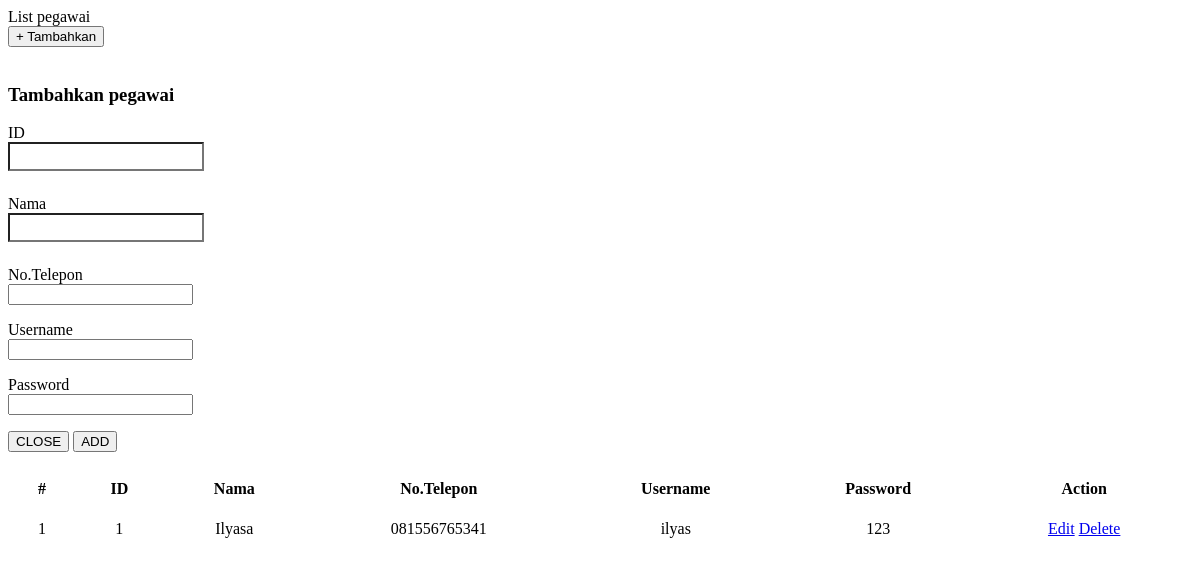
/page/master/pegawai/pegawai.php, run on the app's committed database.
### tables this page shows
CREATE TABLE `pegawai` (
  `id_peg` int(10) NOT NULL,
  `nama_peg` varchar(30) NOT NULL,
  `notelp_peg` varchar(15) NOT NULL,
  `username_peg` varchar(50) DEFAULT NULL,
  `pass_peg` varchar(50) DEFAULT NULL
);

### page/master/pegawai/pegawai.php (the view, shortened to what this page needs)
<?php
include('koneksi.php');
$select_pegawai	= mysqli_query($koneksi, "SELECT * FROM pegawai");
?>
<div class="list-jenis">
    <div class="row">
        <div class="col-sm-12">
        <section class="panel panel-default">
            <div class="panel panel-heading">List pegawai</div>
                <div class="panel panel-body">
                        <button type="button" class="btn btn-primary" data-toggle="modal" data-target="#regis-em"> + Tambahkan </button>
                        <br /> <br />
                        <div class="modal fade" id="regis-em" data-bs-backdrop="static" data-bs-keyboard="false" tabindex="-1" aria-labelledby="staticBackdropLabel" aria-hid_pegden="true">
                            <div class="modal-dialog modal-dialog-centered" role="document">
                                <div class="modal-content">
                                    <div class="modal-header">
                                        <h3 class="modal-title" id="modal-title">Tambahkan pegawai</h3>
                                    </div>
                                    <form action="" method="POST" autocomplete="off">
                                        <div class="modal-body">
                                            <p>
                                                <label for="id">ID</label><br />
                                                <input class="form-control" name="id_peg" id="id_peg" type="text" required />
                                            </p>
                                            <p>
                                                <label for="nama_peg">Nama</label><br />
                                                <input class="form-control" name="nama_peg" id="nama_peg" type="text" required />
                                            </p>
                                            <p>
                                                <label for="notelp_peg">No.Telepon</label><br />
                                                <input class="form-control" name="notelp_peg" id="notelp_peg" type="notelp_peg" required />
                                            </p>
                                            <p>
                                                <label for="username_peg">Username</label><br />
                                                <input class="form-control" name="username_peg" id="username_peg" type="username_peg" required />
                                            </p>
                                            <p>
                                                <label for="pass_peg">Password</label><br />
                                                <input class="form-control" name="pass_peg" id="pass_peg" type="pass_peg" required />
                                            </p>
                                        </div>
                                        <div class="modal-footer">
                                            <button type="close" class="btn btn-secondary" data-dismiss="modal">CLOSE</button>
                                            <button type="submit" class="btn btn-primary" name="regis-pegawai">ADD</button>
                                        </div>
                                    </form>
                                </div>
                            </div>
                        </div>
                <table id_peg="list-user" class="table table-hover">
                    <thead>
                        <tr>
                            <th>#</th>
                            <th>ID</th>
                            <th>Nama</th>
                            <th>No.Telepon</th>
                            <th>Username</th>
                            <th>Password</th>
                            <th>Action</th>
                        </tr>
                    </thead>
                    <tbody>
                        <?php
                        $i = 1;
                        while($row	= mysqli_fetch_array($select_pegawai)){
                        ?>
                        <tr>
                            <td><?=$i++?></td>
                            <td><?=$row['id_peg']; ?></td>
                            <td><?=$row['nama_peg']; ?></td>
                            <td><?=$row['notelp_peg']; ?></td>
                            <td><?=$row['username_peg']; ?></td>
                            <td><?=$row['pass_peg']; ?></td>
                            <td>
                                <a href="index.php?page=master/pegawai/update-pegawai&id_peg=<?=$row['id_peg']; ?>" class="btn btn-warning btn-sm">Edit</a>
                                <a href="index.php?page=master/pegawai/hapus-pegawai&id_peg=<?=$row['id_peg']; ?>" class="btn btn-danger btn-sm">Delete</a>
                        </tr>
                        <?php
                        }
                        ?>
                    </tbody>
                </table>
            </div>
        </section>
        </div>
    </div>
</div>

### page/master/pegawai/pegawai.php (style rules this page uses)
input[type=text] { background-color: white; padding: 5px 5px 5px 10px; margin-bottom: 8px; }
table, th, td { border: 1px solid_peg #ddd; }
table { width: 100%; }
th { font-weight: bold; border: none; }
th, td { padding: 10px; text-align: center; }

### data on the page
pegawai: id_peg "1", nama_peg "Ilyasa", notelp_peg "081556765341", username_peg "ilyas", pass_peg "123"
